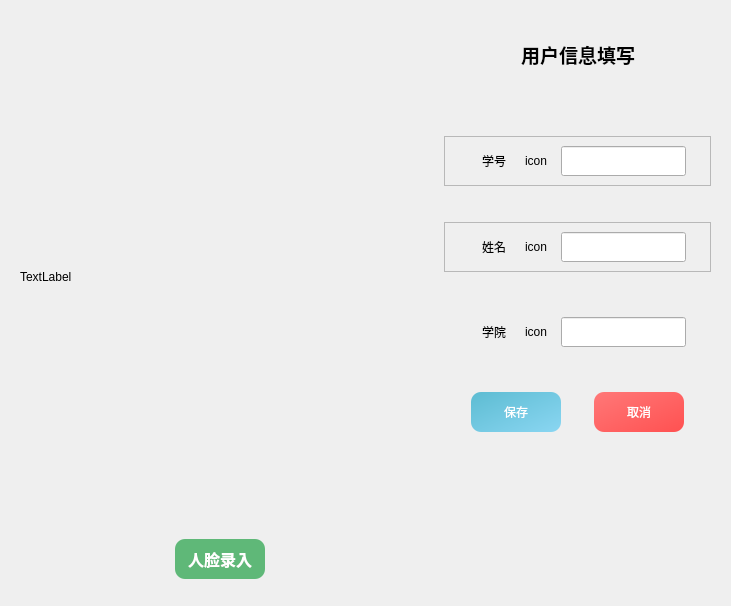
<?xml version="1.0" encoding="UTF-8"?>
<ui version="4.0">
 <class>AddStudentDialog</class>
 <widget class="QDialog" name="AddStudentDialog">
  <property name="geometry">
   <rect>
    <x>0</x>
    <y>0</y>
    <width>731</width>
    <height>606</height>
   </rect>
  </property>
  <property name="windowTitle">
   <string>Dialog</string>
  </property>
  <layout class="QGridLayout" name="gridLayout_5">
   <item row="0" column="0">
    <layout class="QHBoxLayout" name="horizontalLayout_8">
     <item>
      <widget class="QFrame" name="frame_4">
       <property name="styleSheet">
        <string notr="true">#frame_4{
	border:none;
}</string>
       </property>
       <property name="frameShape">
        <enum>QFrame::StyledPanel</enum>
       </property>
       <property name="frameShadow">
        <enum>QFrame::Raised</enum>
       </property>
       <layout class="QGridLayout" name="gridLayout_4">
        <item row="0" column="0">
         <layout class="QVBoxLayout" name="verticalLayout_2">
          <item>
           <spacer name="verticalSpacer_6">
            <property name="orientation">
             <enum>Qt::Vertical</enum>
            </property>
            <property name="sizeHint" stdset="0">
             <size>
              <width>20</width>
              <height>40</height>
             </size>
            </property>
           </spacer>
          </item>
          <item>
           <widget class="QLabel" name="face_label">
            <property name="sizePolicy">
             <sizepolicy hsizetype="Fixed" vsizetype="Fixed">
              <horstretch>0</horstretch>
              <verstretch>0</verstretch>
             </sizepolicy>
            </property>
            <property name="minimumSize">
             <size>
              <width>400</width>
              <height>500</height>
             </size>
            </property>
            <property name="maximumSize">
             <size>
              <width>400</width>
              <height>500</height>
             </size>
            </property>
            <property name="text">
             <string>TextLabel</string>
            </property>
           </widget>
          </item>
          <item>
           <spacer name="verticalSpacer_5">
            <property name="orientation">
             <enum>Qt::Vertical</enum>
            </property>
            <property name="sizeHint" stdset="0">
             <size>
              <width>20</width>
              <height>40</height>
             </size>
            </property>
           </spacer>
          </item>
          <item>
           <layout class="QHBoxLayout" name="horizontalLayout_7">
            <item>
             <spacer name="horizontalSpacer_17">
              <property name="orientation">
               <enum>Qt::Horizontal</enum>
              </property>
              <property name="sizeHint" stdset="0">
               <size>
                <width>40</width>
                <height>20</height>
               </size>
              </property>
             </spacer>
            </item>
            <item>
             <widget class="QPushButton" name="add_pushButton">
              <property name="sizePolicy">
               <sizepolicy hsizetype="Fixed" vsizetype="Fixed">
                <horstretch>0</horstretch>
                <verstretch>0</verstretch>
               </sizepolicy>
              </property>
              <property name="minimumSize">
               <size>
                <width>90</width>
                <height>40</height>
               </size>
              </property>
              <property name="maximumSize">
               <size>
                <width>90</width>
                <height>40</height>
               </size>
              </property>
              <property name="styleSheet">
               <string notr="true">#add_pushButton{
	background-color: #5FB878;
	color:#FFFFFF;
	border:none;
	border-radius:10px;
	padding:10px;
	font-size : 16px;
	font-weight:bold;
}
#add_pushButton:hover{
	background-color: #16A085;
}</string>
              </property>
              <property name="text">
               <string>人脸录入</string>
              </property>
             </widget>
            </item>
            <item>
             <spacer name="horizontalSpacer_16">
              <property name="orientation">
               <enum>Qt::Horizontal</enum>
              </property>
              <property name="sizeHint" stdset="0">
               <size>
                <width>40</width>
                <height>20</height>
               </size>
              </property>
             </spacer>
            </item>
           </layout>
          </item>
          <item>
           <spacer name="verticalSpacer_7">
            <property name="orientation">
             <enum>Qt::Vertical</enum>
            </property>
            <property name="sizeHint" stdset="0">
             <size>
              <width>20</width>
              <height>40</height>
             </size>
            </property>
           </spacer>
          </item>
         </layout>
        </item>
       </layout>
      </widget>
     </item>
     <item>
      <widget class="QFrame" name="frame">
       <property name="styleSheet">
        <string notr="true">#frame{
	border:none;
}</string>
       </property>
       <property name="frameShape">
        <enum>QFrame::StyledPanel</enum>
       </property>
       <property name="frameShadow">
        <enum>QFrame::Raised</enum>
       </property>
       <layout class="QGridLayout" name="gridLayout_3">
        <item row="0" column="0">
         <layout class="QVBoxLayout" name="verticalLayout">
          <item>
           <spacer name="verticalSpacer_4">
            <property name="orientation">
             <enum>Qt::Vertical</enum>
            </property>
            <property name="sizeType">
             <enum>QSizePolicy::Fixed</enum>
            </property>
            <property name="sizeHint" stdset="0">
             <size>
              <width>20</width>
              <height>20</height>
             </size>
            </property>
           </spacer>
          </item>
          <item>
           <layout class="QHBoxLayout" name="horizontalLayout_6">
            <item>
             <spacer name="horizontalSpacer_14">
              <property name="orientation">
               <enum>Qt::Horizontal</enum>
              </property>
              <property name="sizeHint" stdset="0">
               <size>
                <width>40</width>
                <height>20</height>
               </size>
              </property>
             </spacer>
            </item>
            <item>
             <widget class="QLabel" name="label">
              <property name="sizePolicy">
               <sizepolicy hsizetype="Fixed" vsizetype="Fixed">
                <horstretch>0</horstretch>
                <verstretch>0</verstretch>
               </sizepolicy>
              </property>
              <property name="minimumSize">
               <size>
                <width>130</width>
                <height>30</height>
               </size>
              </property>
              <property name="maximumSize">
               <size>
                <width>130</width>
                <height>30</height>
               </size>
              </property>
              <property name="text">
               <string>&lt;html&gt;&lt;head/&gt;&lt;body&gt;&lt;p align=&quot;center&quot;&gt;&lt;span style=&quot; font-size:14pt; font-weight:600;&quot;&gt;用户信息填写&lt;/span&gt;&lt;/p&gt;&lt;/body&gt;&lt;/html&gt;</string>
              </property>
             </widget>
            </item>
            <item>
             <spacer name="horizontalSpacer_15">
              <property name="orientation">
               <enum>Qt::Horizontal</enum>
              </property>
              <property name="sizeHint" stdset="0">
               <size>
                <width>40</width>
                <height>20</height>
               </size>
              </property>
             </spacer>
            </item>
           </layout>
          </item>
          <item>
           <spacer name="verticalSpacer_9">
            <property name="orientation">
             <enum>Qt::Vertical</enum>
            </property>
            <property name="sizeType">
             <enum>QSizePolicy::Fixed</enum>
            </property>
            <property name="sizeHint" stdset="0">
             <size>
              <width>20</width>
              <height>60</height>
             </size>
            </property>
           </spacer>
          </item>
          <item>
           <layout class="QHBoxLayout" name="horizontalLayout_10">
            <item>
             <spacer name="horizontalSpacer_3">
              <property name="orientation">
               <enum>Qt::Horizontal</enum>
              </property>
              <property name="sizeHint" stdset="0">
               <size>
                <width>40</width>
                <height>20</height>
               </size>
              </property>
             </spacer>
            </item>
            <item>
             <widget class="QFrame" name="frame_5">
              <property name="styleSheet">
               <string notr="true">#frame_2{
	border:none;
}</string>
              </property>
              <property name="frameShape">
               <enum>QFrame::StyledPanel</enum>
              </property>
              <property name="frameShadow">
               <enum>QFrame::Raised</enum>
              </property>
              <layout class="QGridLayout" name="gridLayout_7">
               <item row="0" column="0">
                <layout class="QHBoxLayout" name="horizontalLayout_11">
                 <item>
                  <spacer name="horizontalSpacer_19">
                   <property name="orientation">
                    <enum>Qt::Horizontal</enum>
                   </property>
                   <property name="sizeHint" stdset="0">
                    <size>
                     <width>40</width>
                     <height>20</height>
                    </size>
                   </property>
                  </spacer>
                 </item>
                 <item>
                  <widget class="QLabel" name="label_8">
                   <property name="sizePolicy">
                    <sizepolicy hsizetype="Fixed" vsizetype="Fixed">
                     <horstretch>0</horstretch>
                     <verstretch>0</verstretch>
                    </sizepolicy>
                   </property>
                   <property name="minimumSize">
                    <size>
                     <width>50</width>
                     <height>30</height>
                    </size>
                   </property>
                   <property name="maximumSize">
                    <size>
                     <width>50</width>
                     <height>30</height>
                    </size>
                   </property>
                   <property name="text">
                    <string>&lt;html&gt;&lt;head/&gt;&lt;body&gt;&lt;p align=&quot;center&quot;&gt;学号&lt;/p&gt;&lt;/body&gt;&lt;/html&gt;</string>
                   </property>
                  </widget>
                 </item>
                 <item>
                  <widget class="QLabel" name="label_9">
                   <property name="sizePolicy">
                    <sizepolicy hsizetype="Fixed" vsizetype="Fixed">
                     <horstretch>0</horstretch>
                     <verstretch>0</verstretch>
                    </sizepolicy>
                   </property>
                   <property name="minimumSize">
                    <size>
                     <width>30</width>
                     <height>30</height>
                    </size>
                   </property>
                   <property name="maximumSize">
                    <size>
                     <width>30</width>
                     <height>30</height>
                    </size>
                   </property>
                   <property name="styleSheet">
                    <string notr="true">border-image:url(:/res/pic/user_name.png)</string>
                   </property>
                   <property name="text">
                    <string>icon</string>
                   </property>
                  </widget>
                 </item>
                 <item>
                  <widget class="QLineEdit" name="id_lineEdit">
                   <property name="sizePolicy">
                    <sizepolicy hsizetype="Fixed" vsizetype="Fixed">
                     <horstretch>0</horstretch>
                     <verstretch>0</verstretch>
                    </sizepolicy>
                   </property>
                   <property name="minimumSize">
                    <size>
                     <width>125</width>
                     <height>30</height>
                    </size>
                   </property>
                   <property name="maximumSize">
                    <size>
                     <width>125</width>
                     <height>30</height>
                    </size>
                   </property>
                  </widget>
                 </item>
                 <item>
                  <spacer name="horizontalSpacer_20">
                   <property name="orientation">
                    <enum>Qt::Horizontal</enum>
                   </property>
                   <property name="sizeHint" stdset="0">
                    <size>
                     <width>40</width>
                     <height>20</height>
                    </size>
                   </property>
                  </spacer>
                 </item>
                </layout>
               </item>
              </layout>
             </widget>
            </item>
            <item>
             <spacer name="horizontalSpacer_21">
              <property name="orientation">
               <enum>Qt::Horizontal</enum>
              </property>
              <property name="sizeHint" stdset="0">
               <size>
                <width>40</width>
                <height>20</height>
               </size>
              </property>
             </spacer>
            </item>
           </layout>
          </item>
          <item>
           <spacer name="verticalSpacer_10">
            <property name="orientation">
             <enum>Qt::Vertical</enum>
            </property>
            <property name="sizeType">
             <enum>QSizePolicy::Fixed</enum>
            </property>
            <property name="sizeHint" stdset="0">
             <size>
              <width>20</width>
              <height>30</height>
             </size>
            </property>
           </spacer>
          </item>
          <item>
           <layout class="QHBoxLayout" name="horizontalLayout_12">
            <item>
             <spacer name="horizontalSpacer_22">
              <property name="orientation">
               <enum>Qt::Horizontal</enum>
              </property>
              <property name="sizeHint" stdset="0">
               <size>
                <width>40</width>
                <height>20</height>
               </size>
              </property>
             </spacer>
            </item>
            <item>
             <widget class="QFrame" name="frame_6">
              <property name="styleSheet">
               <string notr="true">#frame_2{
	border:none;
}</string>
              </property>
              <property name="frameShape">
               <enum>QFrame::StyledPanel</enum>
              </property>
              <property name="frameShadow">
               <enum>QFrame::Raised</enum>
              </property>
              <layout class="QGridLayout" name="gridLayout_8">
               <item row="0" column="0">
                <layout class="QHBoxLayout" name="horizontalLayout_13">
                 <item>
                  <spacer name="horizontalSpacer_23">
                   <property name="orientation">
                    <enum>Qt::Horizontal</enum>
                   </property>
                   <property name="sizeHint" stdset="0">
                    <size>
                     <width>40</width>
                     <height>20</height>
                    </size>
                   </property>
                  </spacer>
                 </item>
                 <item>
                  <widget class="QLabel" name="label_10">
                   <property name="sizePolicy">
                    <sizepolicy hsizetype="Fixed" vsizetype="Fixed">
                     <horstretch>0</horstretch>
                     <verstretch>0</verstretch>
                    </sizepolicy>
                   </property>
                   <property name="minimumSize">
                    <size>
                     <width>50</width>
                     <height>30</height>
                    </size>
                   </property>
                   <property name="maximumSize">
                    <size>
                     <width>50</width>
                     <height>30</height>
                    </size>
                   </property>
                   <property name="text">
                    <string>&lt;html&gt;&lt;head/&gt;&lt;body&gt;&lt;p align=&quot;center&quot;&gt;姓名&lt;/p&gt;&lt;/body&gt;&lt;/html&gt;</string>
                   </property>
                  </widget>
                 </item>
                 <item>
                  <widget class="QLabel" name="label_11">
                   <property name="sizePolicy">
                    <sizepolicy hsizetype="Fixed" vsizetype="Fixed">
                     <horstretch>0</horstretch>
                     <verstretch>0</verstretch>
                    </sizepolicy>
                   </property>
                   <property name="minimumSize">
                    <size>
                     <width>30</width>
                     <height>30</height>
                    </size>
                   </property>
                   <property name="maximumSize">
                    <size>
                     <width>30</width>
                     <height>30</height>
                    </size>
                   </property>
                   <property name="styleSheet">
                    <string notr="true">border-image:url(:/res/pic/user_name.png)</string>
                   </property>
                   <property name="text">
                    <string>icon</string>
                   </property>
                  </widget>
                 </item>
                 <item>
                  <widget class="QLineEdit" name="name_lineEdit">
                   <property name="sizePolicy">
                    <sizepolicy hsizetype="Fixed" vsizetype="Fixed">
                     <horstretch>0</horstretch>
                     <verstretch>0</verstretch>
                    </sizepolicy>
                   </property>
                   <property name="minimumSize">
                    <size>
                     <width>125</width>
                     <height>30</height>
                    </size>
                   </property>
                   <property name="maximumSize">
                    <size>
                     <width>125</width>
                     <height>30</height>
                    </size>
                   </property>
                  </widget>
                 </item>
                 <item>
                  <spacer name="horizontalSpacer_24">
                   <property name="orientation">
                    <enum>Qt::Horizontal</enum>
                   </property>
                   <property name="sizeHint" stdset="0">
                    <size>
                     <width>40</width>
                     <height>20</height>
                    </size>
                   </property>
                  </spacer>
                 </item>
                </layout>
               </item>
              </layout>
             </widget>
            </item>
            <item>
             <spacer name="horizontalSpacer_25">
              <property name="orientation">
               <enum>Qt::Horizontal</enum>
              </property>
              <property name="sizeHint" stdset="0">
               <size>
                <width>40</width>
                <height>20</height>
               </size>
              </property>
             </spacer>
            </item>
           </layout>
          </item>
          <item>
           <spacer name="verticalSpacer_3">
            <property name="orientation">
             <enum>Qt::Vertical</enum>
            </property>
            <property name="sizeType">
             <enum>QSizePolicy::Fixed</enum>
            </property>
            <property name="sizeHint" stdset="0">
             <size>
              <width>20</width>
              <height>30</height>
             </size>
            </property>
           </spacer>
          </item>
          <item>
           <layout class="QHBoxLayout" name="horizontalLayout_2">
            <item>
             <spacer name="horizontalSpacer">
              <property name="orientation">
               <enum>Qt::Horizontal</enum>
              </property>
              <property name="sizeHint" stdset="0">
               <size>
                <width>40</width>
                <height>20</height>
               </size>
              </property>
             </spacer>
            </item>
            <item>
             <widget class="QFrame" name="frame_2">
              <property name="styleSheet">
               <string notr="true">#frame_2{
	border:none;
}</string>
              </property>
              <property name="frameShape">
               <enum>QFrame::StyledPanel</enum>
              </property>
              <property name="frameShadow">
               <enum>QFrame::Raised</enum>
              </property>
              <layout class="QGridLayout" name="gridLayout">
               <item row="0" column="0">
                <layout class="QHBoxLayout" name="horizontalLayout">
                 <item>
                  <spacer name="horizontalSpacer_4">
                   <property name="orientation">
                    <enum>Qt::Horizontal</enum>
                   </property>
                   <property name="sizeHint" stdset="0">
                    <size>
                     <width>40</width>
                     <height>20</height>
                    </size>
                   </property>
                  </spacer>
                 </item>
                 <item>
                  <widget class="QLabel" name="label_3">
                   <property name="sizePolicy">
                    <sizepolicy hsizetype="Fixed" vsizetype="Fixed">
                     <horstretch>0</horstretch>
                     <verstretch>0</verstretch>
                    </sizepolicy>
                   </property>
                   <property name="minimumSize">
                    <size>
                     <width>50</width>
                     <height>30</height>
                    </size>
                   </property>
                   <property name="maximumSize">
                    <size>
                     <width>50</width>
                     <height>30</height>
                    </size>
                   </property>
                   <property name="text">
                    <string>&lt;html&gt;&lt;head/&gt;&lt;body&gt;&lt;p align=&quot;center&quot;&gt;学院&lt;/p&gt;&lt;/body&gt;&lt;/html&gt;</string>
                   </property>
                  </widget>
                 </item>
                 <item>
                  <widget class="QLabel" name="label_2">
                   <property name="sizePolicy">
                    <sizepolicy hsizetype="Fixed" vsizetype="Fixed">
                     <horstretch>0</horstretch>
                     <verstretch>0</verstretch>
                    </sizepolicy>
                   </property>
                   <property name="minimumSize">
                    <size>
                     <width>30</width>
                     <height>30</height>
                    </size>
                   </property>
                   <property name="maximumSize">
                    <size>
                     <width>30</width>
                     <height>30</height>
                    </size>
                   </property>
                   <property name="styleSheet">
                    <string notr="true">border-image:url(:/res/pic/user_name.png)</string>
                   </property>
                   <property name="text">
                    <string>icon</string>
                   </property>
                  </widget>
                 </item>
                 <item>
                  <widget class="QLineEdit" name="department_lineEdit">
                   <property name="sizePolicy">
                    <sizepolicy hsizetype="Fixed" vsizetype="Fixed">
                     <horstretch>0</horstretch>
                     <verstretch>0</verstretch>
                    </sizepolicy>
                   </property>
                   <property name="minimumSize">
                    <size>
                     <width>125</width>
                     <height>30</height>
                    </size>
                   </property>
                   <property name="maximumSize">
                    <size>
                     <width>125</width>
                     <height>30</height>
                    </size>
                   </property>
                  </widget>
                 </item>
                 <item>
                  <spacer name="horizontalSpacer_5">
                   <property name="orientation">
                    <enum>Qt::Horizontal</enum>
                   </property>
                   <property name="sizeHint" stdset="0">
                    <size>
                     <width>40</width>
                     <height>20</height>
                    </size>
                   </property>
                  </spacer>
                 </item>
                </layout>
               </item>
              </layout>
             </widget>
            </item>
            <item>
             <spacer name="horizontalSpacer_2">
              <property name="orientation">
               <enum>Qt::Horizontal</enum>
              </property>
              <property name="sizeHint" stdset="0">
               <size>
                <width>40</width>
                <height>20</height>
               </size>
              </property>
             </spacer>
            </item>
           </layout>
          </item>
          <item>
           <spacer name="verticalSpacer_8">
            <property name="orientation">
             <enum>Qt::Vertical</enum>
            </property>
            <property name="sizeType">
             <enum>QSizePolicy::Fixed</enum>
            </property>
            <property name="sizeHint" stdset="0">
             <size>
              <width>20</width>
              <height>30</height>
             </size>
            </property>
           </spacer>
          </item>
          <item>
           <layout class="QHBoxLayout" name="horizontalLayout_5">
            <item>
             <spacer name="horizontalSpacer_12">
              <property name="orientation">
               <enum>Qt::Horizontal</enum>
              </property>
              <property name="sizeHint" stdset="0">
               <size>
                <width>40</width>
                <height>20</height>
               </size>
              </property>
             </spacer>
            </item>
            <item>
             <widget class="QPushButton" name="saveButton">
              <property name="sizePolicy">
               <sizepolicy hsizetype="Fixed" vsizetype="Fixed">
                <horstretch>0</horstretch>
                <verstretch>0</verstretch>
               </sizepolicy>
              </property>
              <property name="minimumSize">
               <size>
                <width>90</width>
                <height>40</height>
               </size>
              </property>
              <property name="maximumSize">
               <size>
                <width>90</width>
                <height>40</height>
               </size>
              </property>
              <property name="styleSheet">
               <string notr="true">#saveButton{
background-color: qlineargradient(x1:0,y1:0,x2:1,y2:1,stop: 0 #5DBCD2,stop: 1 #8AD6F2);
border-radius:10px;
border:none;
color:#FFF;
padding:8px 20px;
}
#saveButton:hover{
	background-color: qlineargradient(x1:0,y1:0,x2:1,y2:1,stop:0 #4DA2B8,stop:1 #6BB9D1);
}</string>
              </property>
              <property name="text">
               <string>保存</string>
              </property>
             </widget>
            </item>
            <item>
             <spacer name="horizontalSpacer_11">
              <property name="orientation">
               <enum>Qt::Horizontal</enum>
              </property>
              <property name="sizeHint" stdset="0">
               <size>
                <width>40</width>
                <height>20</height>
               </size>
              </property>
             </spacer>
            </item>
            <item>
             <widget class="QPushButton" name="cancelButton">
              <property name="sizePolicy">
               <sizepolicy hsizetype="Fixed" vsizetype="Fixed">
                <horstretch>0</horstretch>
                <verstretch>0</verstretch>
               </sizepolicy>
              </property>
              <property name="minimumSize">
               <size>
                <width>90</width>
                <height>40</height>
               </size>
              </property>
              <property name="maximumSize">
               <size>
                <width>90</width>
                <height>40</height>
               </size>
              </property>
              <property name="styleSheet">
               <string notr="true">#cancelButton{
background-color: qlineargradient(x1:0,y1:0,x2:1,y2:1,stop: 0 #FF7878,stop: 1 #FF5151);
border-radius:10px;
border:none;
color:#FFF;
padding:8px 20px;
}
#cancelButton:hover{
 background-color: qlineargradient(x1:0,y1:0,x2:1,y2:1,stop: 0 #CC2B2B,stop: 1 #D63D3D);
}</string>
              </property>
              <property name="text">
               <string>取消</string>
              </property>
             </widget>
            </item>
            <item>
             <spacer name="horizontalSpacer_13">
              <property name="orientation">
               <enum>Qt::Horizontal</enum>
              </property>
              <property name="sizeHint" stdset="0">
               <size>
                <width>40</width>
                <height>20</height>
               </size>
              </property>
             </spacer>
            </item>
           </layout>
          </item>
          <item>
           <spacer name="verticalSpacer_2">
            <property name="orientation">
             <enum>Qt::Vertical</enum>
            </property>
            <property name="sizeHint" stdset="0">
             <size>
              <width>20</width>
              <height>40</height>
             </size>
            </property>
           </spacer>
          </item>
         </layout>
        </item>
       </layout>
      </widget>
     </item>
    </layout>
   </item>
  </layout>
 </widget>
 <resources/>
 <connections/>
</ui>
